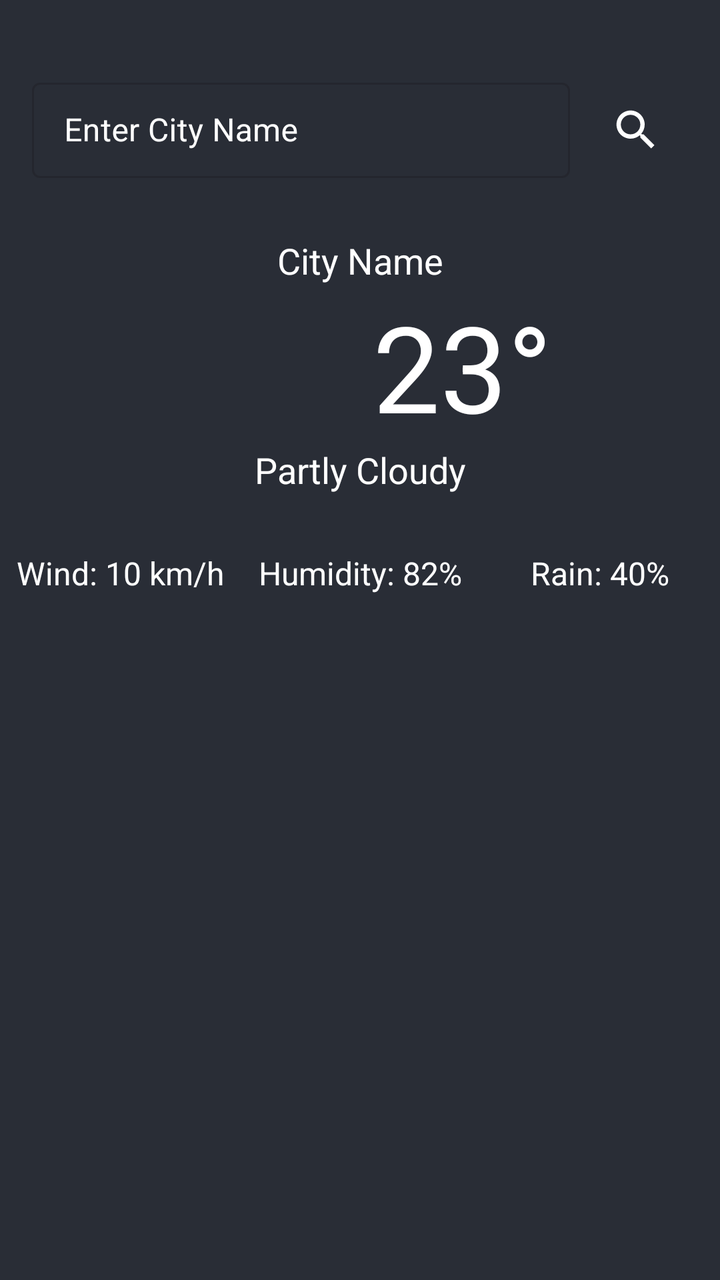
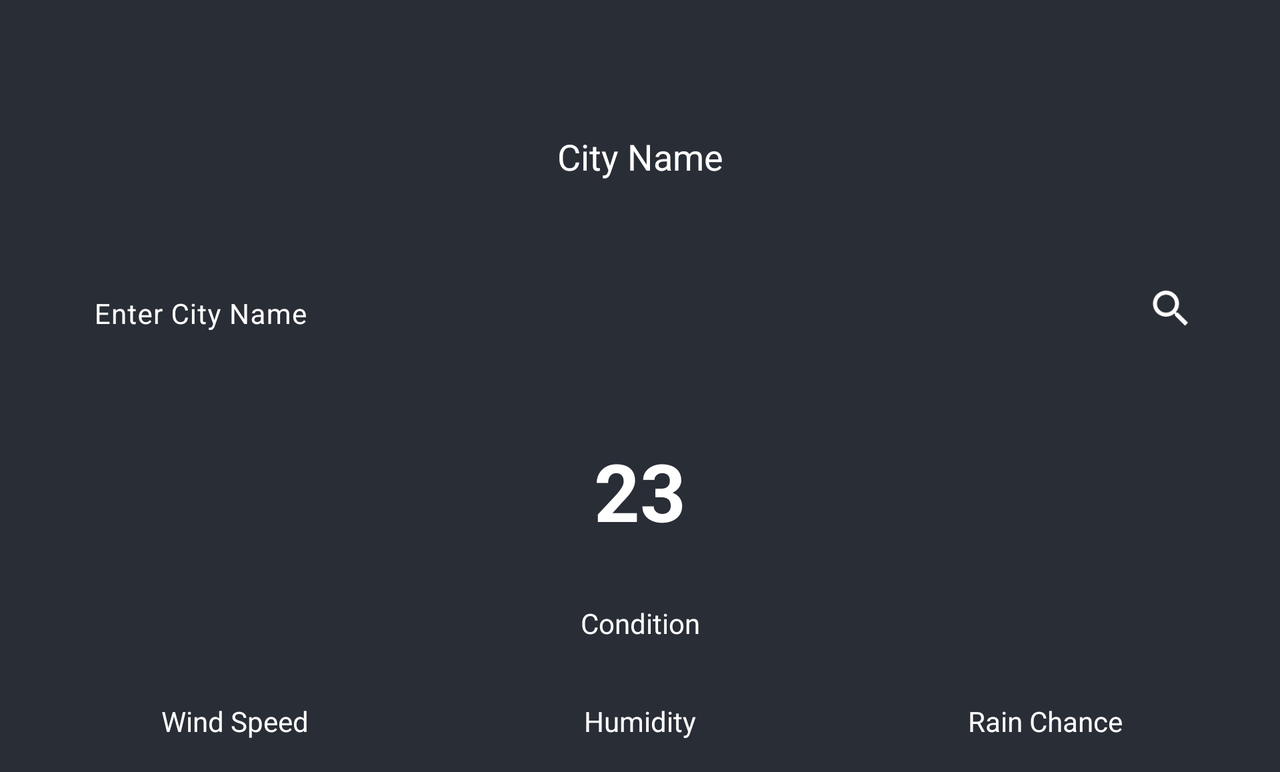

Two renders of one Android screen. The first uses the default layout on a phone; the second uses the alternative layout the repository ships for a different screen configuration, on a matching device. The two XML files are below.
<!-- AndroidManifest.xml: application theme Theme.WeatherAppUpdate -->
<!-- res/layout/activity_main.xml -->
<?xml version="1.0" encoding="utf-8"?>
<RelativeLayout
    xmlns:android="http://schemas.android.com/apk/res/android"
    xmlns:tools="http://schemas.android.com/tools"
    xmlns:app="http://schemas.android.com/apk/res-auto"
    android:layout_width="match_parent"
    android:layout_height="match_parent"
    android:background="@color/black_shade_1"
    tools:context=".MainActivity">

    <ProgressBar
        android:layout_width="wrap_content"
        android:layout_height="wrap_content"
        android:id="@+id/idPBLoading"
        android:visibility="gone"
        android:layout_centerInParent="true"/>

    <RelativeLayout
        android:id="@+id/idRLHeader"
        android:layout_width="match_parent"
        android:layout_height="wrap_content"
        android:layout_alignParentTop="true"
        android:padding="16dp">

        <RelativeLayout
            android:layout_width="363dp"
            android:layout_height="58dp"
            android:layout_below="@+id/idTVCityName"
            android:layout_marginTop="20dp">

            <com.google.android.material.textfield.TextInputLayout
                android:id="@+id/idTILCity"
                style="@style/Widget.MaterialComponents.TextInputLayout.OutlinedBox.Dense"
                android:layout_width="0dp"
                android:layout_height="wrap_content"
                android:layout_alignParentStart="true"
                android:layout_marginEnd="8dp"
                android:layout_toStartOf="@+id/idIVSearch"
                android:hint="@string/enter_city_name"
                android:textColorHint="@color/white"
                app:endIconMode="clear_text"
                app:hintTextColor="@color/white">

                <com.google.android.material.textfield.TextInputEditText
                    android:id="@+id/idEdtCity"
                    android:layout_width="match_parent"
                    android:layout_height="wrap_content"
                    android:inputType="text"
                    android:textColor="@color/white"
                    android:textSize="16sp" />
            </com.google.android.material.textfield.TextInputLayout>

            <ImageView
                android:id="@+id/idIVSearch"
                android:layout_width="50dp"
                android:layout_height="50dp"
                android:layout_alignParentEnd="true"
                android:layout_alignParentBottom="true"
                android:layout_marginEnd="1dp"
                android:layout_marginBottom="4dp"
                android:background="?attr/selectableItemBackgroundBorderless"
                android:contentDescription="@string/search_bar"
                android:padding="12dp"
                android:src="@drawable/ic_search"
                app:tint="@color/white" />

        </RelativeLayout>

    </RelativeLayout>

    <RelativeLayout
        android:id="@+id/idRLContent"
        android:layout_width="410dp"
        android:layout_height="158dp"
        android:layout_below="@+id/idRLHeader"
        android:layout_centerInParent="true"
        android:background="#003F51B5">

        <TextView
            android:id="@+id/idTVTemperature"
            android:layout_width="202dp"
            android:layout_height="79dp"
            android:layout_alignParentEnd="true"
            android:layout_alignParentBottom="true"
            android:layout_marginStart="-1dp"
            android:layout_marginEnd="1dp"
            android:layout_marginBottom="46dp"
            android:layout_toEndOf="@+id/idIVIcon"
            android:contextClickable="true"
            android:text="23°"
            android:textColor="@color/white"
            android:textSize="60sp" />

        <ImageView
            android:id="@+id/idIVIcon"
            android:layout_width="80dp"
            android:layout_height="80dp"
            android:layout_alignParentStart="true"
            android:layout_alignParentBottom="true"
            android:layout_centerHorizontal="true"
            android:layout_marginStart="107dp"
            android:layout_marginBottom="45dp"
            android:contentDescription="@string/default_weather"
            android:src="@drawable/partlycloudy" />

        <TextView
            android:id="@+id/idTVCityName"
            android:layout_width="match_parent"
            android:layout_height="wrap_content"
            android:layout_alignParentStart="true"
            android:layout_alignParentTop="true"
            android:layout_alignParentEnd="true"
            android:layout_centerHorizontal="true"
            android:layout_marginStart="0dp"
            android:layout_marginTop="8dp"
            android:layout_marginEnd="0dp"
            android:layout_marginBottom="-152dp"
            android:gravity="center"
            android:text="@string/city_name"
            android:textAlignment="center"
            android:textColor="@color/white"
            android:textSize="18sp" />

        <TextView
            android:id="@+id/idTVCondition"
            android:layout_width="match_parent"
            android:layout_height="wrap_content"
            android:layout_alignParentStart="true"
            android:layout_alignParentEnd="true"
            android:layout_alignParentBottom="true"
            android:layout_marginStart="0dp"
            android:layout_marginEnd="0dp"
            android:layout_marginBottom="21dp"
            android:gravity="center"
            android:text="Partly Cloudy"
            android:textColor="@color/white"
            android:textSize="18sp" />

    </RelativeLayout>

    <LinearLayout
        android:id="@+id/idLLDetails"
        android:layout_width="match_parent"
        android:layout_height="35dp"
        android:layout_below="@+id/idRLContent"
        android:layout_marginTop="1dp"
        android:gravity="center"
        android:orientation="horizontal"
        android:weightSum="3">

        <TextView
            android:id="@+id/idTVWindSpeed"
            android:layout_width="0dp"
            android:layout_height="wrap_content"
            android:layout_weight="1"
            android:gravity="center"
            android:text="Wind: 10 km/h"
            android:textColor="@color/white"
            android:textSize="16sp" />

        <TextView
            android:id="@+id/idTVHumidity"
            android:layout_width="0dp"
            android:layout_height="wrap_content"
            android:layout_weight="1"
            android:gravity="center"
            android:text="Humidity: 82%"
            android:textColor="@color/white"
            android:textSize="16sp" />

        <TextView
            android:id="@+id/idTVRainChance"
            android:layout_width="0dp"
            android:layout_height="wrap_content"
            android:layout_weight="1"
            android:gravity="center"
            android:text="Rain: 40%"
            android:textColor="@color/white"
            android:textSize="16sp" />

    </LinearLayout>
    <FrameLayout
        android:id="@+id/weather_fragment_container"
        android:layout_width="match_parent"
        android:layout_height="wrap_content"
        android:layout_below="@id/idRLHeader">
    </FrameLayout>

    <FrameLayout
        android:id="@+id/details_fragment_container"
        android:layout_width="match_parent"
        android:layout_height="wrap_content"
        android:layout_below="@id/weather_fragment_container">
    </FrameLayout>

</RelativeLayout>
<!-- resources referenced by this layout -->
<resources>
  <color name="black_shade_1">#292D36</color>
  <color name="white">#FFFFFFFF</color>
  <!-- drawable ic_search (drawable) -->
  <vector android:height="24dp" android:tint="#000000"
          android:viewportHeight="24" android:viewportWidth="24"
          android:width="24dp" xmlns:android="http://schemas.android.com/apk/res/android">
      <path android:fillColor="@android:color/white" android:pathData="M15.5,14h-0.79l-0.28,-0.27C15.41,12.59 16,11.11 16,9.5 16,5.91 13.09,3 9.5,3S3,5.91 3,9.5 5.91,16 9.5,16c1.61,0 3.09,-0.59 4.23,-1.57l0.27,0.28v0.79l5,4.99L20.49,19l-4.99,-5zM9.5,14C7.01,14 5,11.99 5,9.5S7.01,5 9.5,5 14,7.01 14,9.5 11.99,14 9.5,14z"/>
  </vector>
  <string name="city_name">City Name</string>
  <string name="default_weather">default_weather</string>
  <string name="enter_city_name">Enter City Name</string>
  <string name="search_bar">Search Bar</string>
  <style name="Theme.WeatherAppUpdate" parent="Base.Theme.WeatherAppUpdate" />
  <style name="Base.Theme.WeatherAppUpdate" parent="Theme.Material3.DayNight.NoActionBar">
          
          
      </style>
</resources>
<!-- res/layout-land/activity_main.xml (the repository's variant of the layout above) -->
<!-- drawn on the phone turned sideways -->
<?xml version="1.0" encoding="utf-8"?>
<ScrollView xmlns:android="http://schemas.android.com/apk/res/android"
            xmlns:tools="http://schemas.android.com/tools"
            xmlns:app="http://schemas.android.com/apk/res-auto"
            android:layout_width="match_parent"
            android:layout_height="match_parent"
            android:background="@color/black_shade_1"
            tools:context=".MainActivity">

    <RelativeLayout
            android:layout_width="match_parent"
            android:layout_height="wrap_content"
            android:padding="16dp"> 

        <ProgressBar
                android:layout_width="wrap_content"
                android:layout_height="wrap_content"
                android:id="@+id/idPBLoading"
                android:visibility="gone"
                android:layout_centerInParent="true"/>

        <RelativeLayout
                android:layout_width="match_parent"
                android:layout_height="match_parent"
                android:id="@+id/idRLHome"
                android:visibility="visible">

            <ImageView
                    android:layout_width="match_parent"
                    android:layout_height="match_parent"
                    android:scaleType="centerCrop"
                    android:src="@color/black_shade_1"
                    android:id="@+id/idTVBack"/>

            <TextView
                    android:layout_width="match_parent"
                    android:layout_height="wrap_content"
                    android:text="City Name"
                    android:textAlignment="center"
                    android:gravity="center"
                    android:textColor="@color/white"
                    android:layout_marginTop="30dp"
                    android:padding="20dp"
                    android:textSize="18sp"
                    android:id="@+id/idTVCityName"/>

            <LinearLayout
                    android:layout_width="match_parent"
                    android:layout_height="wrap_content"
                    android:orientation="horizontal"
                    android:id="@+id/idLLEdt"
                    android:layout_below="@id/idTVCityName"
                    android:weightSum="5">

                <com.google.android.material.textfield.TextInputLayout
                        android:layout_width="0dp"
                        android:layout_height="wrap_content"
                        android:id="@+id/idTILCity"
                        android:layout_margin="10dp"
                        android:layout_weight="4.5"
                        android:background="@android:color/transparent"
                        android:hint="Enter City Name"
                        android:padding="5dp"
                        app:hintTextColor="@color/white"
                        android:textColorHint="@color/white">

                    <com.google.android.material.textfield.TextInputEditText
                            android:layout_width="match_parent"
                            android:layout_height="match_parent"
                            android:id="@+id/idEdtCity"
                            android:importantForAutofill="no"
                            android:inputType="text"
                            android:singleLine="true"
                            android:textColor="@color/white"
                            android:textSize="14sp"
                            android:background="@android:color/transparent"/>

                </com.google.android.material.textfield.TextInputLayout>

                <ImageView
                        android:layout_width="0dp"
                        android:layout_height="wrap_content"
                        android:layout_weight="0.5"
                        android:id="@+id/idTVSearch"
                        android:layout_gravity="center"
                        android:layout_margin="10dp"
                        android:background="@android:color/transparent"
                        android:src="@drawable/ic_search"
                        app:tint="@color/white"/>

            </LinearLayout>

            <TextView
                    android:layout_width="wrap_content"
                    android:layout_height="wrap_content"
                    android:id="@+id/idTVTemperature"
                    android:layout_below="@id/idLLEdt"
                    android:layout_centerHorizontal="true"
                    android:layout_marginTop="20dp"
                    android:text="23"
                    android:textColor="@color/white"
                    android:textSize="40sp"
                    android:textStyle="bold"/>

            <ImageView
                    android:layout_width="wrap_content"
                    android:layout_height="wrap_content"
                    android:id="@+id/idIVIcon"
                    android:layout_centerHorizontal="true"
                    android:layout_below="@id/idTVTemperature"
                    android:layout_margin="10dp"
                    android:src="@mipmap/ic_launcher"/>

            <TextView
                    android:layout_width="match_parent"
                    android:layout_height="wrap_content"
                    android:id="@+id/idTVCondition"
                    android:layout_margin="10dp"
                    android:gravity="center"
                    android:textAlignment="center"
                    android:text="Condition"
                    android:textColor="@color/white"
                    android:layout_below="@id/idIVIcon"/>

            <LinearLayout
                    android:layout_width="match_parent"
                    android:layout_height="wrap_content"
                    android:orientation="horizontal"
                    android:layout_below="@id/idTVCondition"
                    android:layout_marginTop="20dp"> 

                <TextView
                        android:layout_width="0dp"
                        android:layout_height="wrap_content"
                        android:layout_weight="1"
                        android:id="@+id/idTVWindSpeed"
                        android:text="Wind Speed"
                        android:textColor="@color/white"
                        android:textAlignment="center"/>

                <TextView
                        android:layout_width="0dp"
                        android:layout_height="wrap_content"
                        android:layout_weight="1"
                        android:id="@+id/idTVHumidity"
                        android:text="Humidity"
                        android:textColor="@color/white"
                        android:textAlignment="center"/>

                <TextView
                        android:layout_width="0dp"
                        android:layout_height="wrap_content"
                        android:layout_weight="1"
                        android:id="@+id/idTVRainChance"
                        android:text="Rain Chance"
                        android:textColor="@color/white"
                        android:textAlignment="center"/>

            </LinearLayout>

        </RelativeLayout>

    </RelativeLayout>

</ScrollView>
<!-- resources referenced by the variant -->
<!-- as the phone turned sideways resolves them -->
<resources>
  <color name="black_shade_1">#292D36</color>
  <color name="white">#FFFFFFFF</color>
  <!-- drawable ic_search (drawable) -->
  <vector android:height="24dp" android:tint="#000000"
          android:viewportHeight="24" android:viewportWidth="24"
          android:width="24dp" xmlns:android="http://schemas.android.com/apk/res/android">
      <path android:fillColor="@android:color/white" android:pathData="M15.5,14h-0.79l-0.28,-0.27C15.41,12.59 16,11.11 16,9.5 16,5.91 13.09,3 9.5,3S3,5.91 3,9.5 5.91,16 9.5,16c1.61,0 3.09,-0.59 4.23,-1.57l0.27,0.28v0.79l5,4.99L20.49,19l-4.99,-5zM9.5,14C7.01,14 5,11.99 5,9.5S7.01,5 9.5,5 14,7.01 14,9.5 11.99,14 9.5,14z"/>
  </vector>
  <style name="Theme.WeatherAppUpdate" parent="Base.Theme.WeatherAppUpdate" />
  <style name="Base.Theme.WeatherAppUpdate" parent="Theme.Material3.DayNight.NoActionBar">
          
          
      </style>
</resources>
